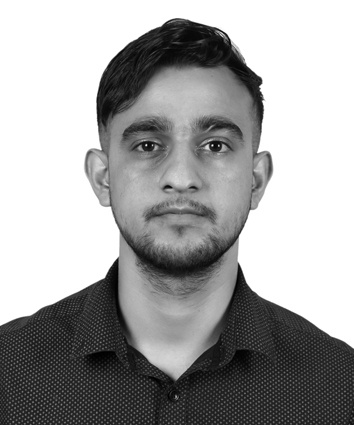
#> input picture gray_image.jpg, 354 x 425 px
$ python task1.py
#> lines starting #> are read from the running program, lines starting #| are printed output that depends on the picture
#> the answer given: gray_image.jpg
#cv2 package of opencv-python used for image processing
import cv2
# Library used for image visualization
import matplotlib.pyplot as plt
# It is a file picker used in python which allows to pick the image locally
from tkinter import filedialog, Tk
#lets you specify the types of elements in a tuple returned or accepted by a function.
from typing import Tuple


class ImageProcessor:
    def __init__(self, image_path: str):
         # It is the constructor that initializes the object with the image path and loads the image
        self.image_path = image_path
        self.image = self._load_image()

    def _load_image(self):
          # it helps in loading the image using OpenCV's imread function
        image = cv2.imread(self.image_path)
#> image is the input picture: shape (425, 354, 3); min 0, max 255, mean 163.1
        # It helps in check if the image was loaded correctly
        if image is None:
            raise ValueError(f"Could not load image from path: {self.image_path}")
        print(f"[INFO] Loaded image: {self.image_path}")
        return image

    def to_grayscale(self, save_path: str = "gray_image.jpg"):
        """
        Converting the image to grayscale.

         Purpose: it reduces 3 color channels (BGR) into 1 channel, simplifying analysis.
         Formula (Luminance Method):
            Y = 0.299 * R + 0.587 * G + 0.114 * B
            while
            y = Luminous value of pixel
            r g b = red blue and green value
            and the values are the weights of red green and blue value
        """
#> called with save_path = 'gray_image.jpg'
        gray = cv2.cvtColor(self.image, cv2.COLOR_BGR2GRAY)
        cv2.imwrite(save_path, gray)
        print(f"[INFO] Grayscale image saved as {save_path}")
        return gray

    def gaussian_blur(self, kernel_size: Tuple[int, int] = (7, 7), save_path: str = "blur.jpg"):
        """
        Apply Gaussian Blur to smooth the image.

         Purpose: Removes high-frequency noise and detail, which helps with tasks like edge detection.

         Formula (2D Gaussian Function):
            G(x, y) = (1 / 2πσ²) * e^(-(x² + y²) / 2σ²)

         where
            - kernel_size: Size of the window
            - G(x, y): Value at position (x,y) in the kernel
            - σ (sigma): Standard deviation; if 0, OpenCV calculates it automatically.
        """
#> called with kernel_size = (7, 7), save_path = 'blur.jpg'
        blur = cv2.GaussianBlur(self.image, kernel_size, 0)
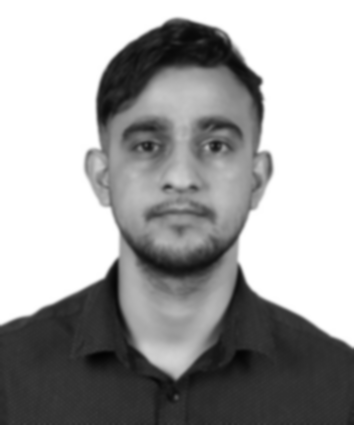
#> blur: shape (425, 354, 3); min 3, max 255, mean 163.1
        cv2.imwrite(save_path, blur)
        print(f"[INFO] Blurred image saved as {save_path}")
        return blur

    def canny_edges(self, threshold1: int = 100, threshold2: int = 200, save_path: str = "edges.jpg"):
        """
        Apply Canny edge detection to extract edges from the image.

         Purpose: Detects sharp changes in intensity (edges), highlighting object boundaries.

         How it works:
            1. Apply Gaussian Blur (already done)
            2. Compute gradients (Sobel Operator)
            3. Non-Max Suppression (keeping the thinnest edges)
            4. Double threshold: keeping edges above threshold2, tracking connected ones above threshold1
        """
#> called with threshold1 = 100, threshold2 = 200, save_path = 'edges.jpg'
        edges = cv2.Canny(self.image, threshold1, threshold2)
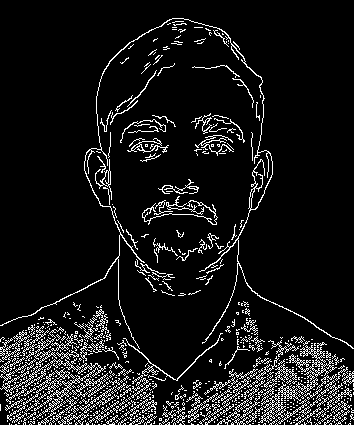
#> edges: shape (425, 354); 9% white in thin lines or dots
        cv2.imwrite(save_path, edges)
        print(f"[INFO] Canny edge image saved as {save_path}")
        return edges

    def display_all(self, gray, blur, edges):
        """
        Displaying all processed images using Matplotlib for visualization.

         Note:
            - OpenCV uses BGR format, Matplotlib uses RGB.
            - Converting images before displaying.
            - Grayscale and edges are single-channel, shown with `cmap='gray'`.
        """
        image_rgb = cv2.cvtColor(self.image, cv2.COLOR_BGR2RGB)

         # Converting blurred to RGB only if it's 3D (color)
        blurred_rgb = cv2.cvtColor(blur, cv2.COLOR_BGR2RGB) if len(blur.shape) == 3 else blur


        titles = ["Original", "Grayscale", "Gaussian Blur", "Canny Edges"]
        images = [image_rgb, gray, blurred_rgb, edges]
        cmaps = [None, 'gray', None, 'gray']

        plt.figure(figsize=(14, 6))
        for i in range(4):
            plt.subplot(1, 4, i + 1)
            plt.imshow(images[i], cmap=cmaps[i])
            plt.title(titles[i])
            plt.axis('off')
        plt.tight_layout()
        plt.show()
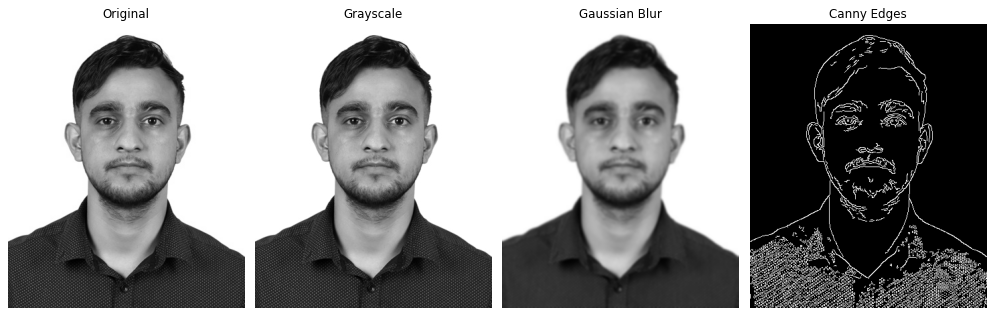
#> figure drawn by matplotlib, 4 panels


def choose_image_file():
    """
    Open a file dialog window to choose an image file using tkinter.
    """
    root = Tk()
    root.withdraw() # Hides the main tkinter window
    file_path = filedialog.askopenfilename(
        title="Select an Image",
        filetypes=[("Image Files", "*.jpg *.jpeg *.png *.bmp")]
    )
    return file_path


def main():
     # Asking the user to choose an image file
    file_path = choose_image_file()
    if not file_path:
        print("[WARNING] No image selected. Exiting.")
        return

    # Initializing the processor
    processor = ImageProcessor(file_path)
    # Performing the 3 processing tasks
    gray = processor.to_grayscale()
    blurred = processor.gaussian_blur()
    edges = processor.canny_edges()

    # Show all outputs using matplotlib
    processor.display_all(gray, blurred, edges)
    print("[INFO] Task 1 completed.")


if __name__ == "__main__":
    main()
